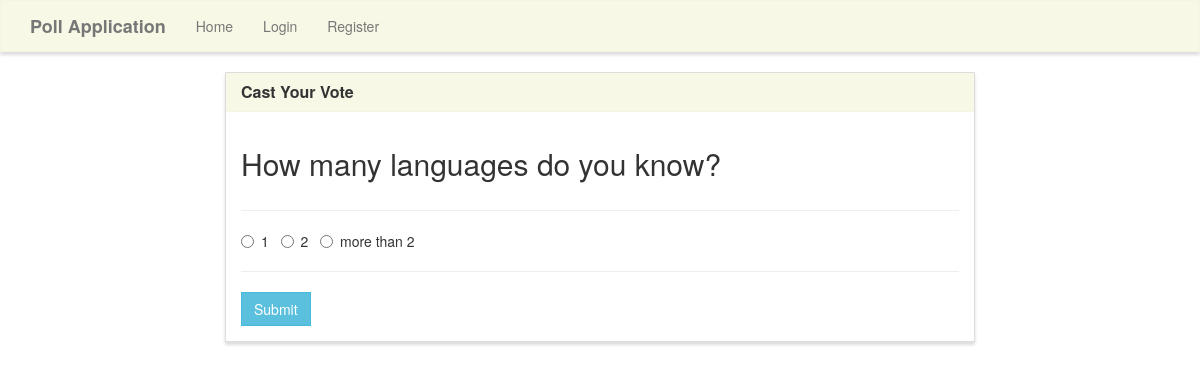
Page /vote/2 on the committed database.
### poll/models.py (models this page shows, shortened)
class Poll(models.Model):
    question = models.TextField()
    first_option = models.CharField(max_length=40)
    second_option = models.CharField(max_length=40)
    third_option  = models.CharField(max_length=40)
    first_option_count_youth = models.IntegerField(default = 0)
    second_option_count_youth = models.IntegerField(default = 0)
    third_option_count_youth = models.IntegerField(default = 0)
    first_option_count_youngpeople = models.IntegerField(default = 0)
    second_option_count_youngpeople = models.IntegerField(default = 0)
    third_option_count_youngpeople = models.IntegerField(default = 0)
    first_option_count_middleagepeople = models.IntegerField(default = 0)
    second_option_count_middleagepeople = models.IntegerField(default = 0)
    third_option_count_middleagepeople = models.IntegerField(default = 0)
    first_option_count_oldpeople = models.IntegerField(default = 0)
    second_option_count_oldpeople = models.IntegerField(default = 0)
    third_option_count_oldpeople = models.IntegerField(default = 0)

### poll/views.py (the view, shortened to what this page needs)
# urls.py: path('vote/<poll_id>', poll_views.vote, name='vote'),
def vote(request, poll_id):
    if request.user.is_superuser:
        messages.info(request, "Not this time - This feature is only for users. Please register first as one!")
        return redirect('home')
    else:
        poll = Poll.objects.get(pk=poll_id)
        context = {
            'poll': poll
        }
        return render(request, 'poll/vote.html', context)

### poll/templates/poll/vote.html (shortened to what this page needs)
{% extends "poll/base.html" %}
{% block main %}
<div class="row">
    <div class="col-lg-8 col-lg-offset-2">
        <div class="panel panel-default">
            <div class="panel-heading">
                <h3 class="panel-title">Cast Your Vote</h3>
            </div>
            <div class="panel-body">
                <div class="row">
                    <div class="col-lg-12">
                        <h2>{{ poll.question }}</h2>
                    </div>
                </div>
                <div class="row">
                    <div class="col-lg-12">
                        <hr />
                        <form method="POST">
                            <div class="form-group">
                                <div class="radio">
                                    <label>
                                        <input type="radio" name="poll" value="option1" required>
                                        {{ poll.first_option }}
                                    </label> &nbsp;
                                    <label>
                                        <input type="radio" name="poll" value="option2">
                                        {{ poll.second_option }}
                                    </label> &nbsp;
                                    <label>
                                        <input type="radio" name="poll" value="option3">
                                        {{ poll.third_option }}
                                    </label> &nbsp;
                                </div>
                            </div>
                            <hr />
                            <button type="submit" class="btn btn-info">
                                Submit
                            </button>
                        </form>
                    </div>
                </div>
            </div>
        </div>
    </div>
</div>
{% endblock %}

### poll/static/style.css (style rules this page uses)
.navbar-default, .btn, .form-control, .panel { border-radius: 0; }
.panel-default > .panel-heading { color: #333; background-color: rgba(245, 245, 220, .7); border-color: rgba(245, 245, 220, .6); border-top-left-radius: 0; border-top-right-radius: 0; }
.panel { box-shadow: 0px 3px 3px 0px #ddd; }
a.navbar-brand, .panel-title { font-weight: bolder; }

### rows in the picture
Poll: question "How many languages do you know?", first_option "1", second_option "2", third_option "more than 2"
